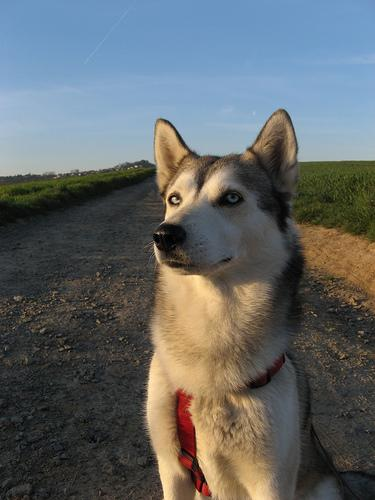
#> input picture data/train/husky/husky_0.jpeg, 375 x 500 px, found by its file name; its folder holds only this picture in this run
$ jupyter execute --allow-errors Assignment1.ipynb
#> lines starting #> are read from the running program, lines starting #| are printed output that depends on the picture
## Manual Data Annotation

[cell 1]
import os
import random
from PIL import Image
import numpy as np
import matplotlib.pyplot as plt

# Define dataset path and categories
data_dir = r"E:\Programming\Machine Learning\Assignments\Pattern_Lab1\data\train"
categories = ["husky", "wolf"]
image_size = (128, 128)  # Resize images to a fixed size

dataset = []
labels = []

# Define augmentation functions
def random_rotation(image):
    return image.rotate(random.uniform(-30, 30)) #rotation is + or - 30 degrees

def random_flip(image):
    if random.random() > 0.5:  # 50% chance to flip
        return image.transpose(Image.FLIP_LEFT_RIGHT)
    return image

def random_crop(image, output_size):
    """Randomly crop an image and resize it back to the original size"""
    width, height = image.size
    left = random.randint(0, width // 4)
    top = random.randint(0, height // 4)
    right = width - random.randint(0, width // 4)
    bottom = height - random.randint(0, height // 4)
    return image.crop((left, top, right, bottom)).resize(output_size)

for label, category in enumerate(categories):
    category_path = os.path.join(data_dir, category)
    img_files = os.listdir(category_path)

    # Select a random image from the category and display it FOR TESTING, CAN REMOVE THIS PART AND THE PLT
    random_img = random.choice(img_files)
    img_path = os.path.join(category_path, random_img)
    img = Image.open(img_path).convert("RGB").resize(image_size)
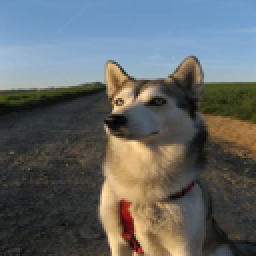
#> img: PIL image 128x128 RGB (shown 2 times larger); mean R, G, B 98.2, 102.8, 103.4

    # Display the image
    plt.figure()
    plt.imshow(img)
    plt.title(category)
    plt.axis("off")

    # Load all images into dataset
    for img_name in img_files:
        img_path = os.path.join(category_path, img_name)
        img = Image.open(img_path).convert("RGB").resize(image_size)
        dataset.append(np.array(img))  # Convert image to NumPy array
        labels.append(label)  # Assign label
        # Augmented Images (Apply transformations randomly)
        for _ in range(2):  # Adding two augmented versions per image
            aug_img = random_rotation(random_flip(random_crop(img, image_size)))
            dataset.append(np.array(aug_img))
            labels.append(label)
#> this loop made 2 passes
#> pass 1, `aug_img = random_rotation(random_flip(random_crop(img, image_size)))`:
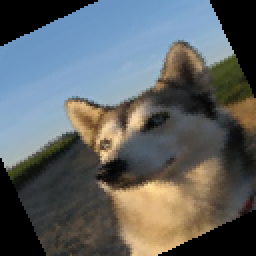
#> aug_img: PIL image 128x128 RGB (shown 2 times larger); mean R, G, B 94, 98.7, 99.9
#> pass 2, `aug_img = random_rotation(random_flip(random_crop(img, image_size)))`:
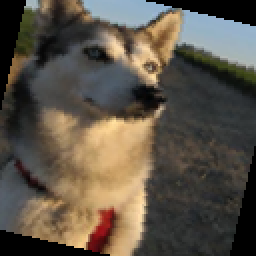
#> aug_img: PIL image 128x128 RGB (shown 2 times larger); mean R, G, B 91.7, 83.4, 71.6
#> after the loop, dataset = 3 items; labels = [0, 0, 0]
#> pass 2 of the loop `for label, category in enumerate(categories):`:
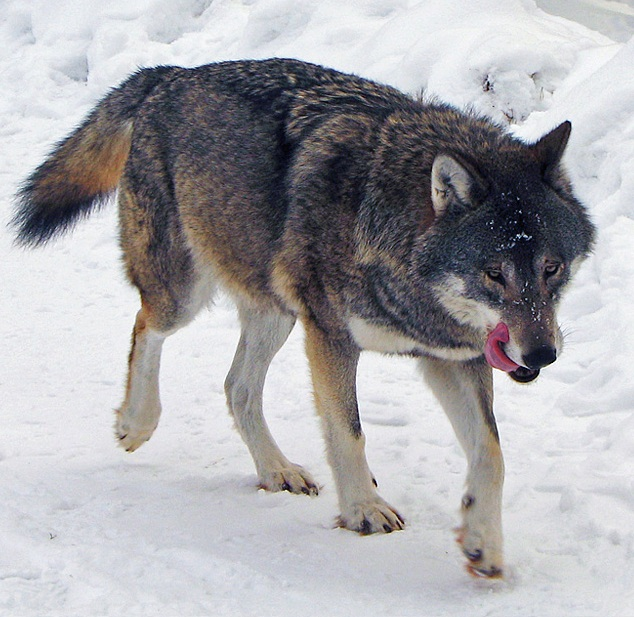
#> input picture data/train/wolf/wolf_0.jpeg, 634 x 617 px, found by its file name
#> the loop `for _ in range(2):` made 2 passes
#> pass 1, `aug_img = random_rotation(random_flip(random_crop(img, image_size)))`:
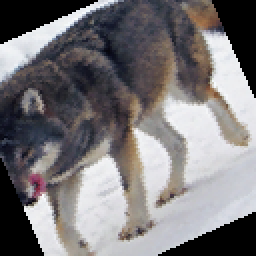
#> aug_img: PIL image 128x128 RGB (shown 2 times larger); mean R, G, B 121.9, 119, 121.1
#> pass 2, `aug_img = random_rotation(random_flip(random_crop(img, image_size)))`:
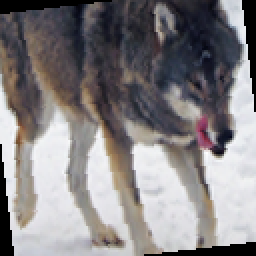
#> aug_img: PIL image 128x128 RGB (shown 2 times larger); mean R, G, B 132.7, 129.2, 131
#> after the loop `for _ in range(2):`: dataset = 6 items; labels = [0, 0, 0, 1, 1, 1]

[cell 2]
# Convert lists to NumPy arrays
dataset = np.array(dataset, dtype=np.float32) / 255.0  # Normalize pixel values
labels = np.array(labels)

# Shuffle and split dataset (80-20) WE CAN CHANGE THE SPLIT AS WE WANT
indices = list(range(len(dataset)))
#> indices = [0, 1, 2, 3, 4, 5]
random.shuffle(indices)
split_idx = int(0.8 * len(dataset))
#> split_idx = 4

train_data, val_data = dataset[:split_idx], dataset[split_idx:]
train_labels, val_labels = labels[:split_idx], labels[split_idx:]
#> train_labels = [0, 0, 0, 1]; val_labels = [1, 1]

plt.show()  # Show the randomly selected images

print(f"Training set size: {len(train_data)}, Validation set size: {len(val_data)}")
#| Training set size: 4, Validation set size: 2
